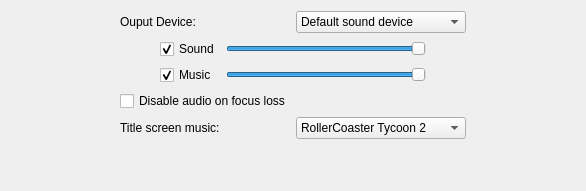
     <widget class="QWidget" name="soundTab">
      <attribute name="title">
       <string>Sound</string>
      </attribute>
      <layout class="QVBoxLayout" name="verticalLayout_5">
       <property name="leftMargin">
        <number>120</number>
       </property>
       <property name="rightMargin">
        <number>120</number>
       </property>
       <property name="bottomMargin">
        <number>12</number>
       </property>
       <item>
        <layout class="QHBoxLayout" name="horizontalLayout_20">
         <item>
          <widget class="QLabel" name="label_19">
           <property name="text">
            <string>Ouput Device:</string>
           </property>
          </widget>
         </item>
         <item>
          <widget class="QComboBox" name="soundDevices">
           <property name="config" stdset="0">
            <string>sound/audio_device</string>
           </property>
           <item>
            <property name="text">
             <string>Default sound device</string>
            </property>
           </item>
          </widget>
         </item>
        </layout>
       </item>
       <item>
        <layout class="QGridLayout" name="gridLayout_2">
         <item row="1" column="1">
          <widget class="QCheckBox" name="checkBox_13">
           <property name="text">
            <string>Music</string>
           </property>
           <property name="checked">
            <bool>true</bool>
           </property>
           <property name="config" stdset="0">
            <string>sound/ride_music</string>
           </property>
          </widget>
         </item>
         <item row="1" column="2">
          <widget class="QSlider" name="horizontalSlider_2">
           <property name="sizePolicy">
            <sizepolicy hsizetype="Fixed" vsizetype="Fixed">
             <horstretch>0</horstretch>
             <verstretch>0</verstretch>
            </sizepolicy>
           </property>
           <property name="minimumSize">
            <size>
             <width>200</width>
             <height>0</height>
            </size>
           </property>
           <property name="maximum">
            <number>100</number>
           </property>
           <property name="value">
            <number>100</number>
           </property>
           <property name="orientation">
            <enum>Qt::Horizontal</enum>
           </property>
           <property name="config" stdset="0">
            <string>sound/music_volume</string>
           </property>
          </widget>
         </item>
         <item row="0" column="2">
          <widget class="QSlider" name="horizontalSlider">
           <property name="sizePolicy">
            <sizepolicy hsizetype="Fixed" vsizetype="Fixed">
             <horstretch>0</horstretch>
             <verstretch>0</verstretch>
            </sizepolicy>
           </property>
           <property name="minimumSize">
            <size>
             <width>200</width>
             <height>0</height>
            </size>
           </property>
           <property name="maximum">
            <number>100</number>
           </property>
           <property name="value">
            <number>100</number>
           </property>
           <property name="orientation">
            <enum>Qt::Horizontal</enum>
           </property>
           <property name="config" stdset="0">
            <string>sound/master_volume</string>
           </property>
          </widget>
         </item>
         <item row="0" column="1">
          <widget class="QCheckBox" name="checkBox_12">
           <property name="text">
            <string>Sound</string>
           </property>
           <property name="checked">
            <bool>true</bool>
           </property>
           <property name="config" stdset="0">
            <string>sound/sound</string>
           </property>
          </widget>
         </item>
         <item row="0" column="0">
          <spacer name="horizontalSpacer_5">
           <property name="orientation">
            <enum>Qt::Horizontal</enum>
           </property>
           <property name="sizeHint" stdset="0">
            <size>
             <width>40</width>
             <height>20</height>
            </size>
           </property>
          </spacer>
         </item>
         <item row="0" column="3">
          <spacer name="horizontalSpacer_6">
           <property name="orientation">
            <enum>Qt::Horizontal</enum>
           </property>
           <property name="sizeHint" stdset="0">
            <size>
             <width>40</width>
             <height>20</height>
            </size>
           </property>
          </spacer>
         </item>
        </layout>
       </item>
       <item>
        <widget class="QCheckBox" name="checkBox_14">
         <property name="text">
          <string>Disable audio on focus loss</string>
         </property>
         <property name="config" stdset="0">
          <string>sound/audio_focus</string>
         </property>
        </widget>
       </item>
       <item>
        <layout class="QHBoxLayout" name="horizontalLayout_19">
         <item>
          <widget class="QLabel" name="label_18">
           <property name="text">
            <string>Title screen music:</string>
           </property>
          </widget>
         </item>
         <item>
          <widget class="QComboBox" name="comboBox_4">
           <property name="currentIndex">
            <number>2</number>
           </property>
           <property name="config" stdset="0">
            <string>sound/title_music</string>
           </property>
           <item>
            <property name="text">
             <string>None</string>
            </property>
           </item>
           <item>
            <property name="text">
             <string>RollerCoaster Tycoon 1</string>
            </property>
           </item>
           <item>
            <property name="text">
             <string>RollerCoaster Tycoon 2</string>
            </property>
           </item>
           <item>
            <property name="text">
             <string>Random title music</string>
            </property>
           </item>
          </widget>
         </item>
        </layout>
       </item>
       <item>
        <spacer name="verticalSpacer_4">
         <property name="orientation">
          <enum>Qt::Vertical</enum>
         </property>
         <property name="sizeHint" stdset="0">
          <size>
           <width>20</width>
           <height>40</height>
          </size>
         </property>
        </spacer>
       </item>
      </layout>
     </widget>
